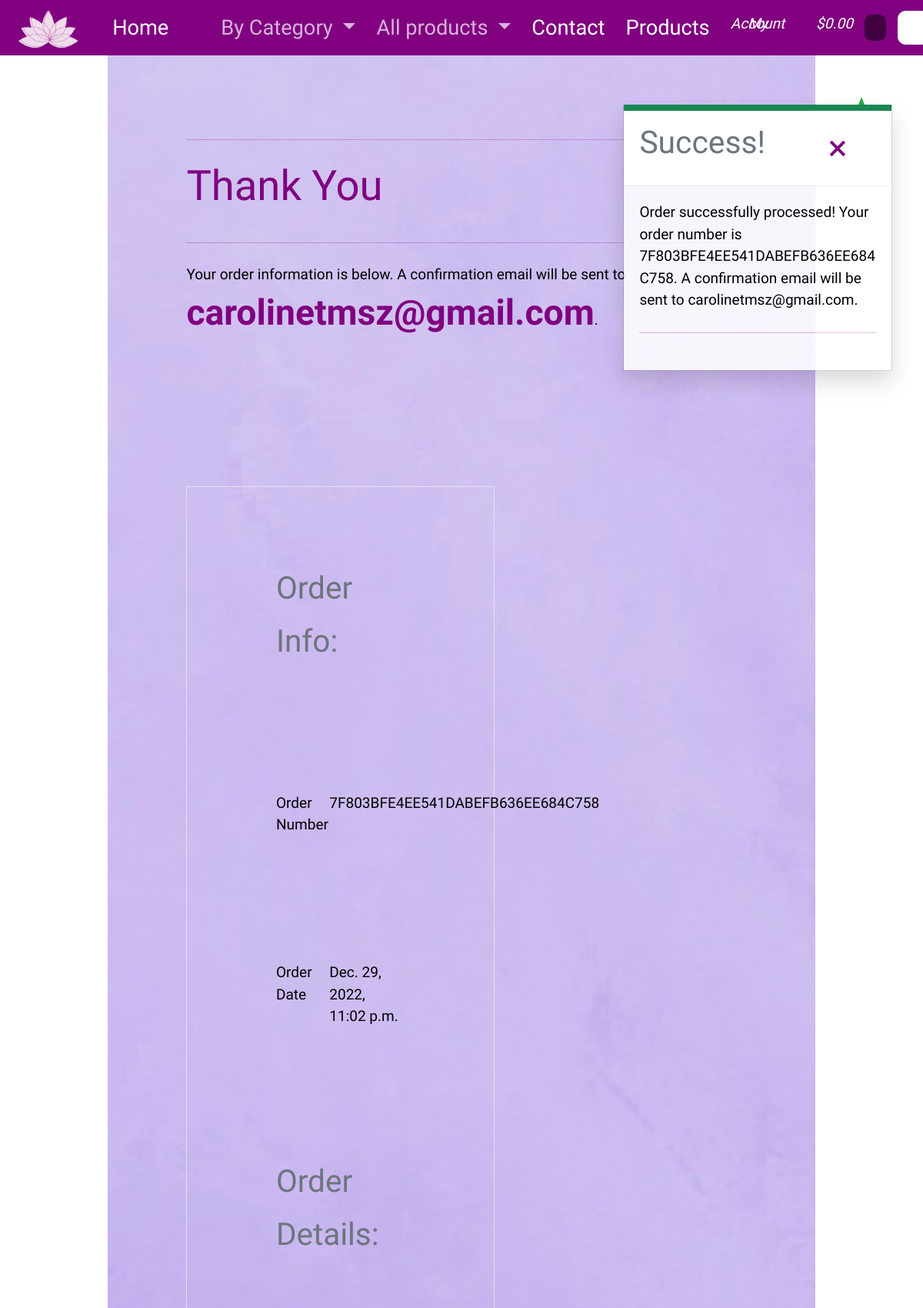
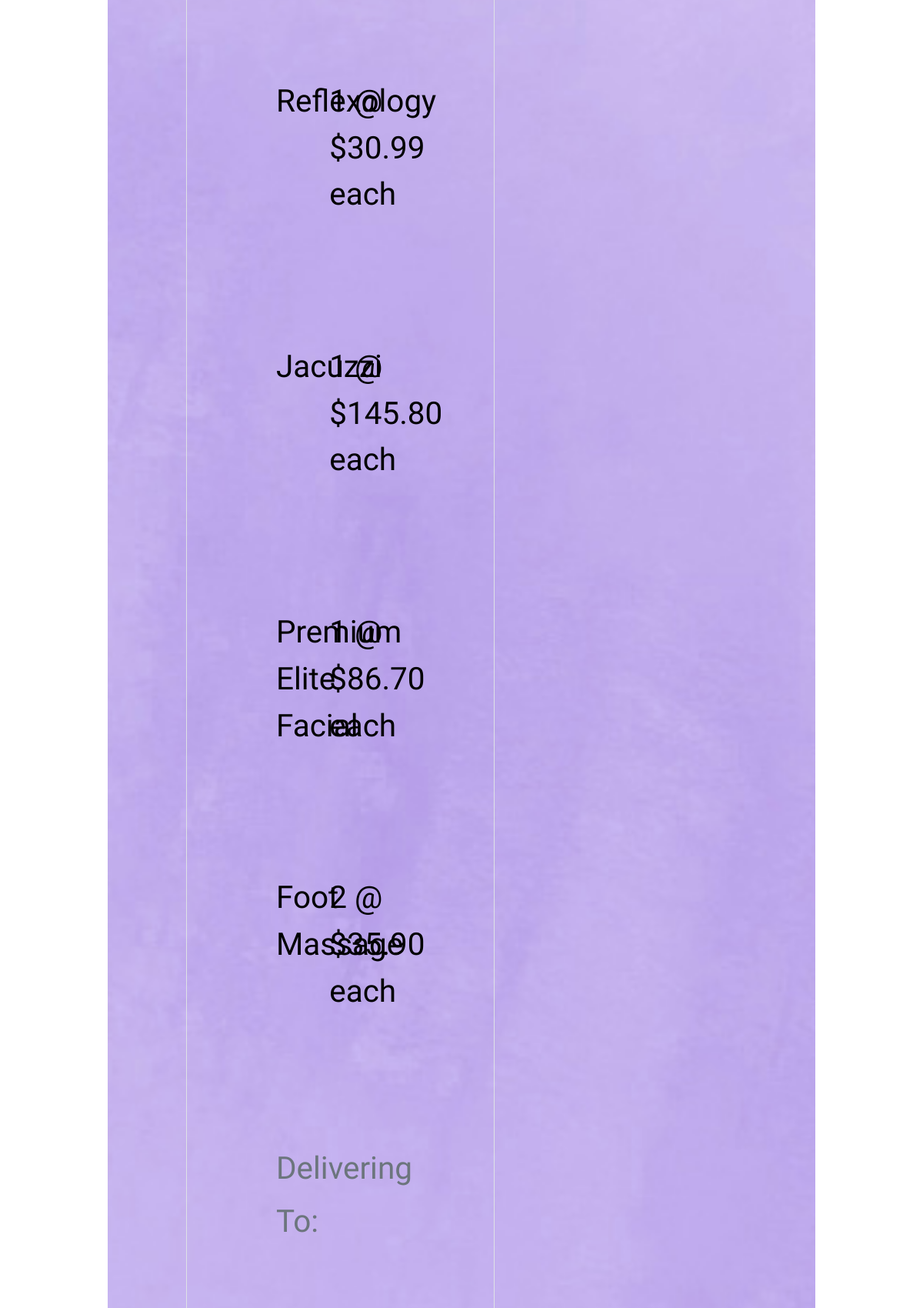
Page /checkout/checkout_success/7F803BFE4EE541DABEFB636EE684C758 (upper part) on the committed database (2 pictures, top to bottom).
### checkout/models.py (models this page shows, shortened)
class Order(models.Model):
    order_number = models.CharField(max_length=32, null=False, editable=False)
    full_name = models.CharField(max_length=50, null=False, blank=False)
    email = models.EmailField(max_length=254, null=False, blank=False)
    phone_number = models.CharField(max_length=20, null=False, blank=False)
    country = models.CharField(max_length=40, null=False, blank=False)
    postcode = models.CharField(max_length=20, null=True, blank=True)
    town_or_city = models.CharField(max_length=40, null=False, blank=False)
    street_address1 = models.CharField(max_length=80, null=False, blank=False)
    street_address2 = models.CharField(max_length=80, null=True, blank=True)
    county = models.CharField(max_length=80, null=True, blank=True)
    date = models.DateTimeField(auto_now_add=True)
    delivery_cost = models.DecimalField(max_digits=6, decimal_places=2, null=False, default=0)
    order_total = models.DecimalField(max_digits=10, decimal_places=2, null=False, default=0)
    grand_total = models.DecimalField(max_digits=10, decimal_places=2, null=False, default=0)
    original_bag = models.TextField(null=False, blank=False, default='')
    stripe_pid = models.CharField(max_length=254, null=False, blank=False, default='')

class OrderLineItem(models.Model):
    order = models.ForeignKey(Order, null=False, blank=False, on_delete=models.CASCADE, related_name='lineitems')
    product = models.ForeignKey(Product, null=False, blank=False, on_delete=models.CASCADE)
    quantity = models.IntegerField(null=False, blank=False, default=0)
    lineitem_total = models.DecimalField(max_digits=6, decimal_places=2, null=False, blank=False, editable=False)

### products/models.py (models this page shows, shortened)
class Product(models.Model):
    category = models.ForeignKey('Category', null=True, blank=True, on_delete=models.SET_NULL)
    sku = models.CharField(max_length=254, null=True, blank=True)
    name = models.CharField(max_length=254)
    description = models.TextField()
    price = models.DecimalField(max_digits=6, decimal_places=2)
    rating = models.DecimalField(max_digits=6, decimal_places=2, null=True, blank=True)
    image_url = models.URLField(max_length=1024, null=True, blank=True)
    image = models.ImageField(null=True, blank=True)

### checkout/views.py (the view)
# urls.py: path('checkout_success/<order_number>', views.checkout_success, name='checkout_success'),
def checkout_success(request, order_number):
    save_info = request.session.get('save_info')
    order = get_object_or_404(Order, order_number=order_number)
    messages.success(request, f'Order successfully processed! \
        Your order number is {order_number}. A confirmation \
        email will be sent to {order.email}.')
    if 'bag' in request.session:
        del request.session['bag']
    template = 'checkout/checkout_success.html'
    context = {
        'order': order,
    }
    return render(request, template, context)

### bag/contexts.py (called while the page is built, shortened)
def bag_contents(request):
    bag_items = []
    total = 0
    product_count = 0
    bag = request.session.get('bag', {})
    if total < settings.FREE_DELIVERY_THRESHOLD:
        delivery = total * Decimal(settings.STANDARD_DELIVERY_PERCENTAGE / 100)
        free_delivery_delta = settings.FREE_DELIVERY_THRESHOLD - total
    else:
        delivery = 0
        free_delivery_delta = 0
    grand_total = delivery + total
    context = {
        'bag_items': bag_items,
        'total': total,
        'product_count': product_count,
        'delivery': delivery,
        'free_delivery_delta': free_delivery_delta,
        'free_delivery_threshold': settings.FREE_DELIVERY_THRESHOLD,
        'grand_total': grand_total,
    }
    return context

### checkout/templates/checkout/checkout_success.html (shortened to what this page needs)
{% extends "base.html" %}
{% load static %}
{% block extra_css %}
    <link rel="stylesheet" href="{% static 'checkout/css/checkout.css' %}">
{% endblock %}
{% block content %}
    <div class="container">
        <div class="row">
            <div class="col">
                <hr>
                <h2 class="logo-font mb-4">Thank You</h2>
                <hr>
                <p class="text-black">Your order information is below. A confirmation email will be sent to <strong>{{ order.email }}</strong>.</p>
            </div>
        </div>
        <div class="row">
            <div class="col-12 col-lg-7">
                <div class="order-confirmation-wrapper p-2 border">
                    <div class="row">
                        <div class="col">
                            <small class="text-muted">Order Info:</small>
                        </div>
                    </div>
                    <div class="row">
                        <div class="col-12 col-md-4">
                            <p class="mb-0 text-black font-weight-bold">Order Number</p>
                        </div>
                        <div class="col-12 col-md-8 text-md-right">
                            <p class="mb-0">{{ order.order_number }}</p>
                        </div>
                    </div>
                    <div class="row">
                        <div class="col-12 col-md-4">
                            <p class="mb-0 text-black font-weight-bold">Order Date</p>
                        </div>
                        <div class="col-12 col-md-8 text-md-right">
                            <p class="mb-0">{{ order.date }}</p>
                        </div>
                    </div>
                    <div class="row">
                        <div class="col">
                            <small class="text-muted">Order Details:</small>
                        </div>
                    </div>
                    {% for item in order.lineitems.all %}
                    <div class="row">
                        <div class="col-12 col-md-4">
                            <p class="small mb-0 text-black font-weight-bold">
                                {{ item.product.name }}{% if item.product_size %} - Size {{ item.product.size|upper }}{% endif %}
                            </p>
                        </div>
                        <div class="col-12 col-md-8 text-md-right">
                            <p class="small mb-0">{{ item.quantity }} @ ${{ item.product.price }} each</p>
                        </div>
                    </div>
                    {% endfor %}
                    <div class="row">
                        <div class="col">
                            <small class="text-muted">Delivering To:</small>
                        </div>
                    </div>
                </div>
            </div>
        </div>
    </div>
{% endblock %}

### static/css/base.css (style rules this page uses)
* { color: purple; font-size: 1.7rem; padding: 0; margin: 0; font-family: 'Julius Sans One', sans-serif; }
p { font-size: 0.7rem; font-family: 'Mali', cursive; color: black; }
.row { padding: 3rem 3rem; background-image: url(../Pictures/background-purple.jpg); background-size: cover; background-repeat: no-repeat; background-attachment: fixed; margin: 0; }

### rows in the picture
Order: email "carolinetmsz@gmail.com", order_number "7F803BFE4EE541DABEFB636EE684C758", date "Dec. 29, 2022, 11:02 p.m."
OrderLineItem: product.name "Reflexology", quantity "1", product.price "30.99"
OrderLineItem: product.name "Jacuzzi", quantity "1", product.price "145.80"
OrderLineItem: product.name "Premium Elite Facial", quantity "1", product.price "86.70"
OrderLineItem: product.name "Foot Massage", quantity "2", product.price "35.90"

### other values in the picture
{{ message }} "Order successfully processed! Your order number is 7F803BFE4EE541DABEFB636EE684C758. A confirmation email will be sent to carolinetmsz@gmail.com."
